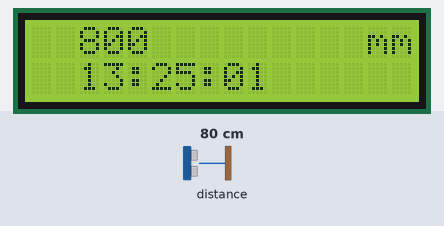
The sketch below on a simulated Arduino Uno, built with avr-gcc and run on an emulated ATmega328P. Parts: 16×2 character LCD. Inputs (shaded band) come from the test bench; at power-on: distance to the obstacle 80 cm. The local clock reads 2024-03-15 10:24:30 at power-on unless the sketch sets it; what the sketch prints to the serial monitor is not drawn.

Above: at 1.7 s.
1.8 s: distance to the obstacle set to 2 cm
At 3.1 s:
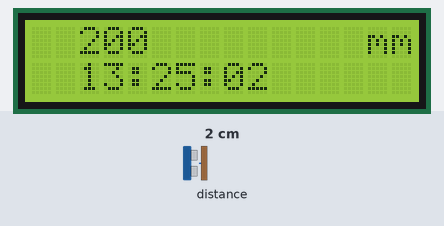
4.8 s: distance to the obstacle set to 4 cm
At 6.2 s:
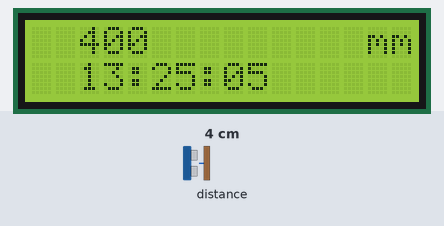
7.9 s: distance to the obstacle set to 9 cm
At 9.1 s:
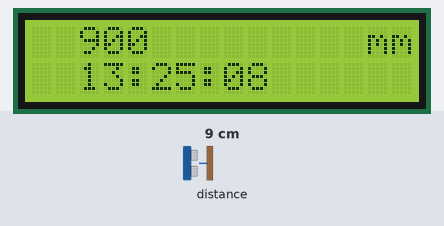
Timing chart, 0 to 10.9 s (numbered marks = the images above; inputs shaded):
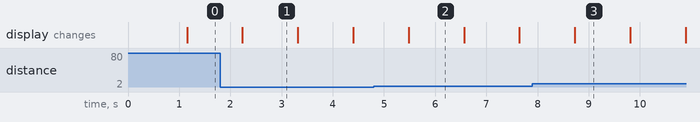

The sketch:

Afstandssensor_med_det_hele.ino
```cpp
#include <Wire.h>
#include <LiquidCrystal_I2C.h>  // Library for LCD
#include <VL53L0X.h> // Library for IR Sensor
#include <DS3231.h> // Library for clock module

// Wiring: SDA pin is connected to A4 and SCL pin to A5.
// Connect to Clock Module
DS3231 rtc(SDA, SCL);

// Wiring: SDA pin is connected to A4 and SCL pin to A5.
// Connect to LCD via I2C, default address 0x27 (A0-A2 not jumpered)
LiquidCrystal_I2C lcd = LiquidCrystal_I2C(0x27, 16, 2); // Change to (0x27,20,4) for 20x4 LCD.

// Wiring: SDA pin is connected to A4 and SCL pin to A5.
// Connect to VL53L0X
VL53L0X range;

void setup() {
  Serial.begin(9600);

  // wait until serial port opens for native USB devices
  while (! Serial) {
    delay(1);
  }

  lcd.init();       // Initialize LCD Display
  lcd.backlight();  // Turn on LCD Backlight

  // Initialize on IR Distance Sensor
  if (!range.init())
  {
    Serial.println("Failed to detect and initialize sensor!");
    while (1) {}
  }

  // Start continuous back-to-back mode (take readings as
  // fast as possible).  To use continuous timed mode
  // instead, provide a desired inter-measurement period in
  // ms (e.g. sensor.startContinuous(100)).
  range.startContinuous();

  // Initialize the Clock Module
  rtc.begin();
  // The following lines can be uncommented to set the date and time
  rtc.setDOW(MONDAY);     // Set Day-of-Week to SUNDAY
  rtc.setTime(13, 25, 0);     // Set the time to 12:00:00 (24hr format)
  rtc.setDate(7, 2, 2023);   // Set the date to January 1st, 2014
}

void loop() {
  // Measure distance
  Serial.println(range.readRangeContinuousMillimeters());

  delay(1000);

  // Show data on lcd screen
  lcd.setCursor(2, 0);        // Set the cursor on the third column and first row.
  lcd.print(range.readRangeContinuousMillimeters());  // Print data
  lcd.setCursor(14, 0);
  lcd.print("mm");  // Print mm unit at the end of line 1
  lcd.setCursor(2, 1);        // Set the cursor on the third column and the second row (counting starts at 0!).
  lcd.print(rtc.getTimeStr());  // Print timestamp
}
```

Measured:
- what the display in image 1 shows lasts 1.1 s, from 2.2 s to 3.3 s
